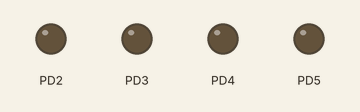
Simulated run of this program. Board: ATmega328P, built with avr-gcc and emulated at 16 MHz. On the bench: output pins drawn as LEDs (lit = HIGH).

Above: at 0.5 s.
At 2.5 s:
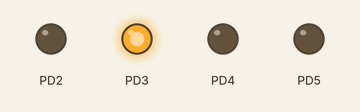
At 4.5 s:
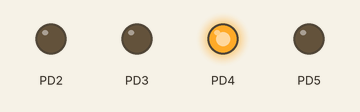
At 9.5 s:
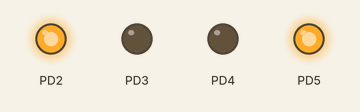
At 14.5 s:
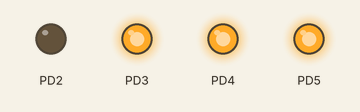
At 19.5 s:
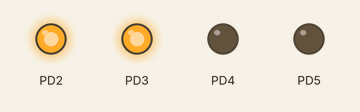
Timing chart, 0 to 20.8 s (numbered marks = the images above):
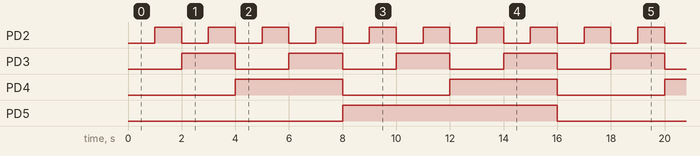

Measured:
- by itself, PD2: alternates HIGH for 1.0 s and LOW for 1.0 s
- by itself, PD3: alternates HIGH for 2.0 s and LOW for 2.0 s
- by itself, PD4: alternates HIGH for 4.0 s and LOW for 4.0 s
- by itself, PD5: alternates HIGH for 8.0 s and LOW for 8.0 s

The program:

main.c
```c
#include <avr/io.h>
#include <util/delay.h>
#include <avr/interrupt.h>

int main(void) {
    DDRD = _BV(DDD2) | _BV(DDD3) | _BV(DDD4) | _BV(DDD5);

    /**
     * 0000 <-
     * 0001
     * 0010
     * 0011
     * ...
     * current num start at 0
     * maintain the current number
     * in program loop,
     * display number,
     * if (current num == 1111 then break) set it to 0, else increment by 1
     * delay by 1 sec
     *
     * How to display all at once
     * PORTD = currentNum
     *
     * 00000000 0
     * 00000100 4
     * 00001000 8
     * 00001100 12
     * 00010000 16
     * 00010100 20
     * ...
     * 00111000
     * 00111100
     */

    uint8_t currentNum = 0;
    while(1) {
        PORTD = currentNum;
        _delay_ms(1000);
        if(currentNum == 60) {
            currentNum = 0;
        } else {
            currentNum += 4;
        }
    }
    return 0;
}
```
